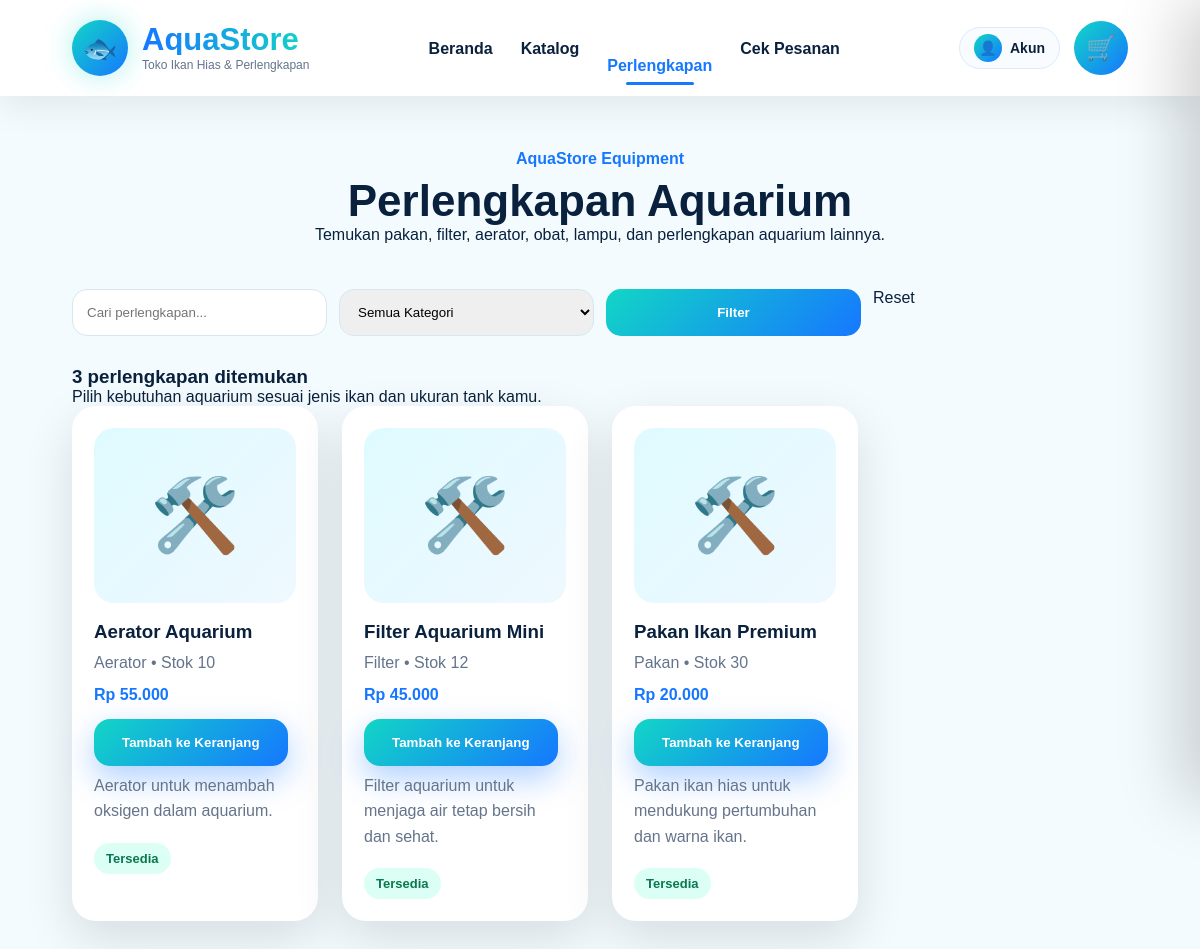
The app's page /pelanggan/perawatan.php, older data.
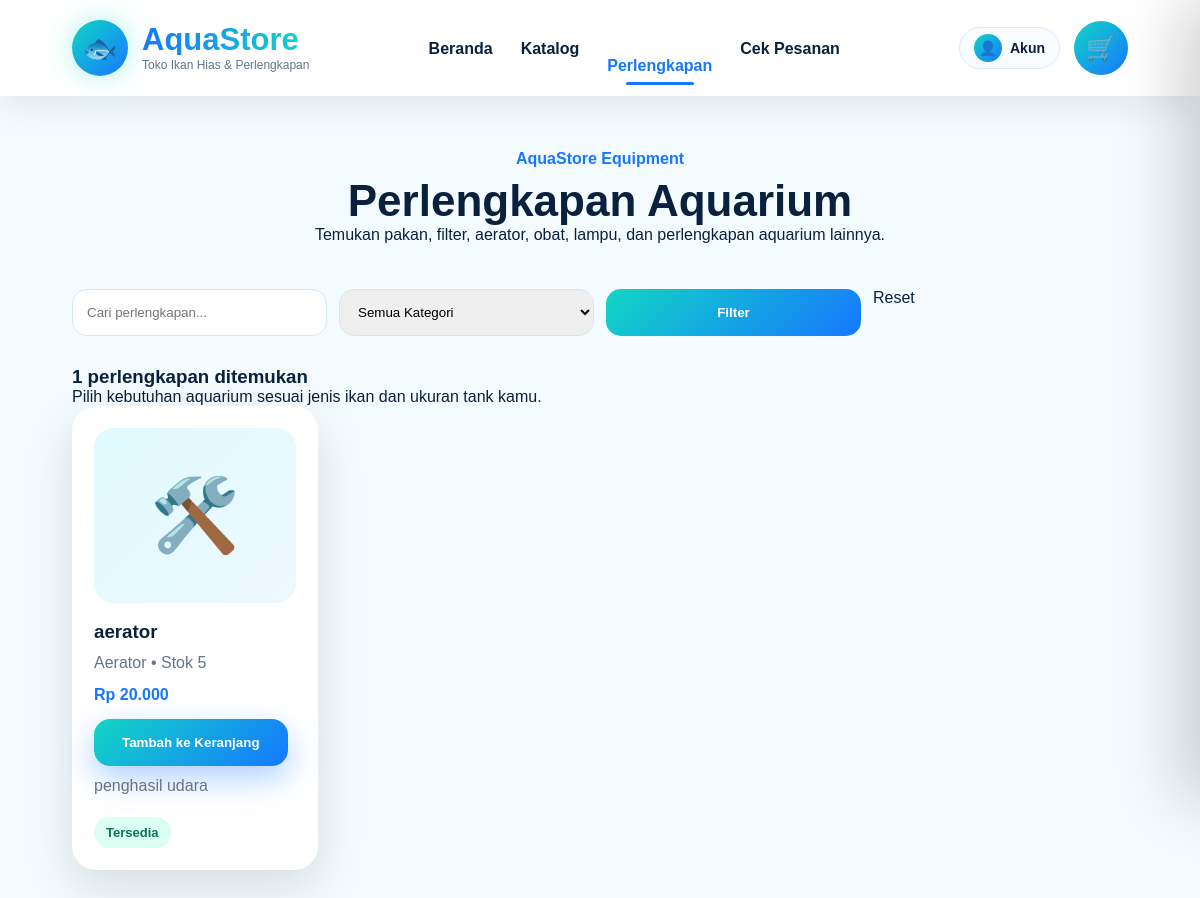
The same page, newer data.
### tables this page shows
CREATE TABLE `perlengkapan` (
  `id` int(11) NOT NULL,
  `nama` varchar(100) NOT NULL,
  `kategori` enum('Pakan','Filter','Aerator','Heater','Obat','Lampu','Substrate','Dekorasi','Lainnya') NOT NULL,
  `harga` int(11) NOT NULL,
  `stok` int(11) NOT NULL,
  `foto` varchar(255) DEFAULT NULL,
  `deskripsi` text DEFAULT NULL,
  `status` enum('Tersedia','Habis') DEFAULT 'Tersedia',
  `created_at` timestamp NOT NULL DEFAULT current_timestamp()
);

### config/db.php (called while the page is built, shortened)
<?php
function e($text)
{
    return htmlspecialchars((string) ($text ?? ''), ENT_QUOTES, 'UTF-8');
}
function rupiah($angka)
{
    return 'Rp ' . number_format((int) $angka, 0, ',', '.');
}

### pelanggan/perawatan.php (the view, shortened to what this page needs)
<?php
require "../config/db.php";
$cari = trim($_GET['cari'] ?? '');
$where = [];
$params = [];
$sqlWhere = $where ? "WHERE " . implode(" AND ", $where) : "";
$stmt = $pdo->prepare("SELECT * FROM perlengkapan $sqlWhere ORDER BY id DESC");
$stmt->execute($params);
$data = $stmt->fetchAll();
?>
<!DOCTYPE html>
<html lang="id">
<head>
    <link rel="stylesheet" href="../assets/css/style.css?v=120">
</head>
<body>
    <?php include "../components/navbar.php"; ?>
    <section class="popular-section">
        <div class="section-title">
            <span>AquaStore Equipment</span>
            <h2>Perlengkapan Aquarium</h2>
            <p>
                Temukan pakan, filter, aerator, obat, lampu, dan perlengkapan aquarium lainnya.
            </p>
        </div>
        <form method="GET" class="filter-box premium-filter">
            <input type="text" name="cari" placeholder="Cari perlengkapan..." value="<?= e($cari) ?>">
            <select name="kategori">
                <option value="">Semua Kategori</option>
            </select>
            <button>Filter</button>
            <a href="perawatan.php" class="reset-filter">
                Reset
            </a>
        </form>
        <div class="catalog-info">
            <h3><?= count($data) ?> perlengkapan ditemukan</h3>
            <p>Pilih kebutuhan aquarium sesuai jenis ikan dan ukuran tank kamu.</p>
        </div>
        <?php if (empty($data)): ?>
            <div class="empty-box">
                <h2>Data perlengkapan tidak ditemukan 🛠️</h2>
                <a href="perawatan.php" class="hero-button">Lihat Semua</a>
            </div>
        <?php else: ?>
            <div class="fish-grid">
                <?php foreach ($data as $p): ?>
                    <div class="fish-card equipment-product-card">
                        <div class="fish-image">
                            <?php if (!empty($p['foto'])): ?>
                                <img src="../uploads/perlengkapan/<?= e($p['foto']) ?>?v=<?= time() ?>" alt="<?= e($p['nama']) ?>">
                            <?php else: ?>
                                <span>🛠️</span>
                            <?php endif; ?>
                        </div>
                        <h3><?= e($p['nama']) ?></h3>
                        <p>
                            <?= e($p['kategori']) ?> • Stok <?= e($p['stok']) ?>
                        </p>
                        <h4><?= rupiah($p['harga']) ?></h4>
                        <form action="tambah-perlengkapan-keranjang.php" method="POST">
                            <button class="hero-button">
                                Tambah ke Keranjang
                            </button>
                        </form>
                        <p>
                            <?= e($p['deskripsi']) ?>
                        </p>
                        <span class="equipment-status <?= $p['status'] === 'Habis' ? 'habis' : '' ?>">
                            <?= e($p['status']) ?>
                        </span>
                    </div>
                <?php endforeach; ?>
            </div>
        <?php endif; ?>
    </section>
</body>
</html>

Row changes from the older to the newer data that the page shows:
removed perlengkapan: nama "Aerator Aquarium", kategori "Aerator", stok "10", harga "Rp 55.000", deskripsi "Aerator untuk menambah oksigen dalam aquarium.", status "Tersedia"
removed perlengkapan: nama "Filter Aquarium Mini", kategori "Filter", stok "12", harga "Rp 45.000", deskripsi "Filter aquarium untuk menjaga air tetap bersih dan sehat.", status "Tersedia"
removed perlengkapan: nama "Pakan Ikan Premium", kategori "Pakan", stok "30", harga "Rp 20.000", deskripsi "Pakan ikan hias untuk mendukung pertumbuhan dan warna ikan.", status "Tersedia"
added perlengkapan: nama "aerator", kategori "Aerator", stok "5", harga "Rp 20.000", deskripsi "penghasil udara", status "Tersedia"
Text that changed along with them:
count($data): "3" → "1"
